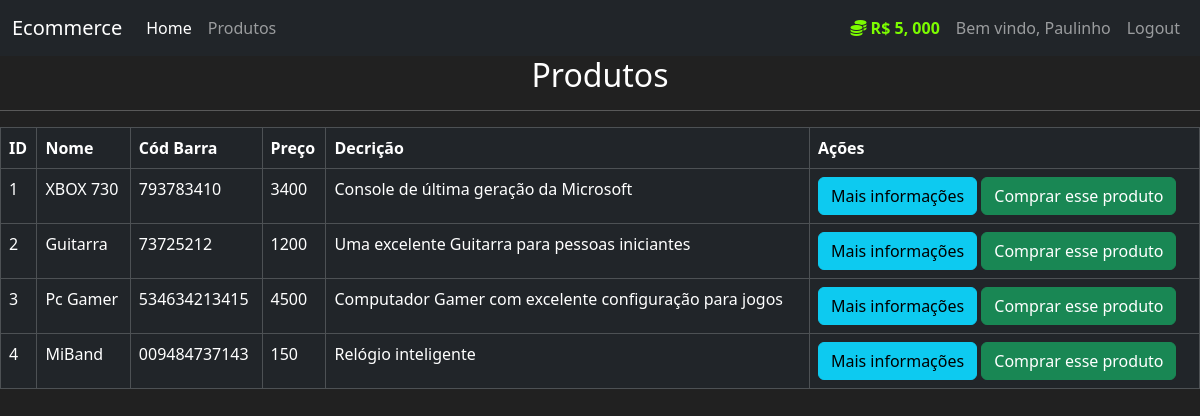
Page /produtos (signed in) on the committed database.
### mercado/models.py (models this page shows, shortened)
class User(db.Model, UserMixin):
    id = db.Column(db.Integer, primary_key=True)
    usuario = db.Column(db.String(length=30), nullable=False, unique=True)
    email = db.Column(db.String(length=50), nullable=False, unique=True)
    senha = db.Column(db.String(length=60), nullable=False, unique=True)
    valor = db.Column(db.Integer, nullable=False, default=5000)
    itens = db.relationship('Item', backref='dono_user', lazy=True)
    @property
    def formataValor(self):
        if len(str(self.valor)) >= 4:
            return f"R$ {str(self.valor) [:-3]}, {str(self.valor)[-3:]}"
        else:
            return f"R$ {self.valor}"
    @property
    def senhacrip(self):
        return self.senhacrip

class Item(db.Model):
    id = db.Column(db.Integer, primary_key=True)
    nome = db.Column(db.String(length=30), nullable=False, unique=True)
    preco = db.Column(db.Integer, nullable=False)
    cod_barra = db.Column(db.String(length=12), nullable=False, unique=True)
    descricao = db.Column(db.String(length=1024), nullable=False, unique=True)
    dono = db.Column(db.Integer, db.ForeignKey('user.id'))

### mercado/routes.py (the view)
@app.route('/produtos')
@login_required
def page_produto():
    itens1 = Item.query.all()
    return render_template("produtos.html", itens=itens1)

### mercado/models.py (called while the page is built)
@login_manager.user_loader
def load_user(user_id):
    return User.query.get(int(user_id))

### mercado/templates/produtos.html (shortened to what this page needs)
{% extends 'base.html' %}
{% block conteudo %}
    <h2 style="text-align: center;">Produtos</h2>
    <hr>
    <table class="table table-hover table-dark table-bordered">
      <thead>
        <tr>
          <th scope="col">ID</th>
          <th scope="col">Nome</th>
          <th scope="col">Cód Barra</th>
          <th scope="col">Preço</th>
          <th scope="col">Decrição</th>
          <th scope="col">Ações</th>
        </tr>
      </thead>
      <tbody>
        {% for item in itens %}
        <tr>
          <td>{{item.id}}</td>
          <td>{{item.nome}}</td>
          <td>{{item.cod_barra}}</td>
          <td>{{item.preco}}</td>
          <td>{{item.descricao}}</td>
          <td>
            <button class="btn btn-outline btn-info">Mais informações</button>
            <button class="btn btn-outline btn-success">Comprar esse produto</button>
          </td>
        </tr>
        {% endfor %}
      </tbody>
    </table>
{% endblock %}

### mercado/templates/base.html (shortened to what this page needs)
<!DOCTYPE html>
<html lang="en">
<head>
    <link rel="stylesheet" href="https://cdn.jsdelivr.net/npm/bootstrap@5.3.3/dist/css/bootstrap.min.css">
</head>
<body>
    <nav class="navbar navbar-expand-lg navbar-dark bg-dark">
  <div class="container-fluid">
    <a class="navbar-brand" href="#">Ecommerce</a>
    <div class="collapse navbar-collapse" id="navbarNavAltMarkup">
      <div class="navbar-nav me-auto">
        <a class="nav-link active" aria-current="page" href="{{url_for('page_home')}}">Home</a>
        <a class="nav-link" href="{{url_for('page_produto')}}">Produtos</a>
      </div>
      {% if current_user.is_authenticated %}
      <div class="navbar-nav ms-auto">
        <a class="nav-link" style="color: lawngreen; font-weight:bold;" >
          <i class="fas fa-coins"></i>
          {{ current_user.formataValor }}
        </a>
        <a class="nav-link">Bem vindo, {{ current_user.usuario }}</a>
        <a class="nav-link" href="{{url_for('page_logout')}}">Logout</a>
      </div>
      {% else %}
      <div class="navbar-nav ms-auto">
        <a class="nav-link" href="{{url_for('page_login')}}">Login</a>
        <a class="nav-link" href="{{url_for('page_cadastro')}}">Cadastro</a>
      </div>
      {% endif %}
    </div>
  </div>
</nav>
    {% block conteudo %}
    {% endblock %}
</body>
</html>

### mercado/templates/base.html (style rules this page uses)
body { background-color: #212121; color: white; }

### rows in the picture
User: formataValor "R$ 5, 000", usuario "Paulinho"
Item: id "1", nome "XBOX 730", cod_barra "793783410", preco "3400", descricao "Console de última geração da Microsoft"
Item: id "2", nome "Guitarra", cod_barra "73725212", preco "1200", descricao "Uma excelente Guitarra para pessoas iniciantes"
Item: id "3", nome "Pc Gamer", cod_barra "534634213415", preco "4500", descricao "Computador Gamer com excelente configuração para jogos"
Item: id "4", nome "MiBand", cod_barra "009484737143", preco "150", descricao "Relógio inteligente"
